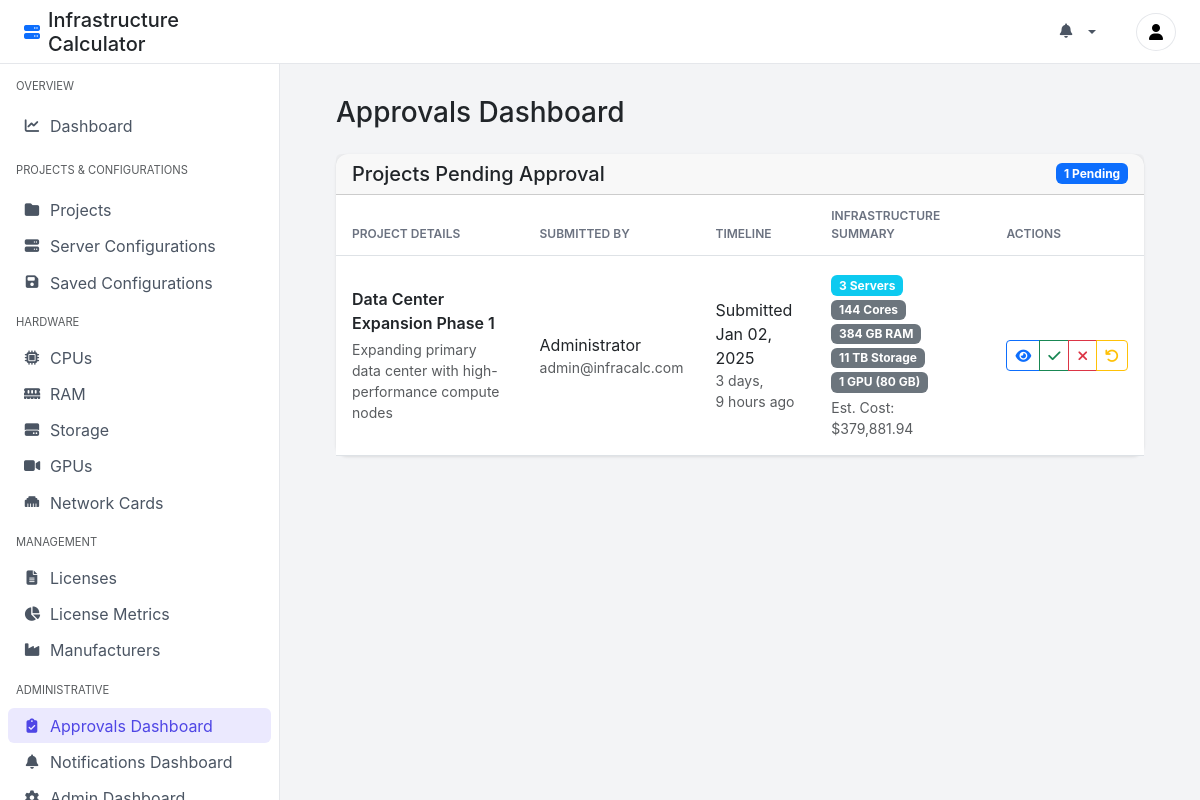
Screenshot of /approvals/ (signed in) with the database file from the repository.
### calculator/models.py (models this page shows, shortened)
class Project(models.Model):
    STATUS_CHOICES = [
        ('draft', 'Draft'),
        ('pending', 'Pending Review'),
        ('active', 'Active'),
        ('completed', 'Completed'),
        ('cancelled', 'Cancelled'),
    ]
    name = models.CharField(max_length=255)
    description = models.TextField(blank=True, null=True)
    start_date = models.DateField(null=True, blank=True)
    end_date = models.DateField(null=True, blank=True)
    created_at = models.DateTimeField(auto_now_add=True)
    updated_at = models.DateTimeField(auto_now=True)
    created_by = models.ForeignKey(settings.AUTH_USER_MODEL, on_delete=models.SET_NULL, null=True, blank=True)
    status = models.CharField(
        max_length=20,
        choices=STATUS_CHOICES,
        default='draft'
    )
    def calculate_hardware_costs(self):
        return sum(
            config.calculate_hardware_cost()
            for config in self.server_configurations.all()
        )
    def calculate_license_costs(self):
        return sum(
            config.calculate_license_costs()
            for config in self.server_configurations.all()
        )
    def calculate_total_cost(self):
        return self.calculate_hardware_costs() + self.calculate_license_costs()
    class Meta:
        ordering = ['-created_at']

class ServerConfiguration(models.Model):
    project = models.ForeignKey(
        Project,
        on_delete=models.CASCADE,
        related_name='server_configurations',
        null=True,
        blank=True
    )
    name = models.CharField(max_length=255)
    cpu = models.ForeignKey(CPU, on_delete=models.SET_NULL, blank=True, null=True)
    ram = models.ForeignKey(RAM, on_delete=models.SET_NULL, blank=True, null=True)
    storage = models.ForeignKey(Storage, on_delete=models.SET_NULL, blank=True, null=True)
    gpu = models.ForeignKey(GPU, on_delete=models.SET_NULL, blank=True, null=True)
    network_card = models.ForeignKey(NetworkCard, on_delete=models.SET_NULL, blank=True, null=True)
    os = models.CharField(max_length=255, blank=True, null=True)
    notes = models.TextField(blank=True, null=True)
    created_at = models.DateTimeField(auto_now_add=True)
    created_by = models.ForeignKey(
        settings.AUTH_USER_MODEL,
        on_delete=models.SET_NULL,
        null=True,
        blank=True
    )
    def calculate_hardware_cost(self):
        total_cost = Decimal('0.00')
        if self.cpu:
            total_cost += self.cpu.price
        if self.ram:
            total_cost += self.ram.price
        if self.storage:
            total_cost += self.storage.price
        if self.gpu:
            total_cost += self.gpu.price
        if self.network_card:
            total_cost += self.network_card.price
        components_cost = sum(
            component.calculate_cost()
            for component in self.serverconfigurationcomponent_set.all()
        )
        return total_cost + components_cost
    def calculate_license_costs(self):
        total = Decimal('0.00')
        if not self.os:
            return total
        current_date = timezone.now().date()
        if 'windows' in self.os.lower():
            license_products = LicenseProduct.objects.filter(
                name__icontains='Windows Server',
                edition__in=['datacenter', 'standard']
            )
        elif 'red hat' in self.os.lower() or 'rhel' in self.os.lower():
            license_products = LicenseProduct.objects.filter(
                name__icontains='Red Hat'
            )
        else:
            return total  # Return 0 for unknown OS types
        for product in license_products:
            pricing = LicensePricing.objects.filter(
                license_product=product,
                valid_from__lte=current_date
            ).filter(
                Q(valid_to__gte=current_date) | Q(valid_to__isnull=True)
            ).first()
            if not pricing:
                continue
            if product.is_core_based and self.cpu:
                cores = self.cpu.cores
                min_cores = max(
                    product.min_cores_per_processor,
                    product.min_cores_per_server
                )
                cores = max(cores, min_cores)
                core_packs = (cores + product.core_pack_size - 1) // product.core_pack_size
                total += pricing.price * Decimal(core_packs)
            elif product.is_socket_based and self.cpu:
                total += pricing.price
            if 'windows' in self.os.lower():
                sql_products = LicenseProduct.objects.filter(
                    name__icontains='SQL Server'
                )
                for sql_product in sql_products:
                    sql_pricing = LicensePricing.objects.filter(
                        license_product=sql_product,
                        valid_from__lte=current_date
                    ).filter(
                        Q(valid_to__gte=current_date) | Q(valid_to__isnull=True)
                    ).first()
                    if sql_pricing and self.cpu:
                        cores = self.cpu.cores
                        min_cores = max(
                            sql_product.min_cores_per_processor,
                            sql_product.min_cores_per_server
                        )
                        cores = max(cores, min_cores)
                        core_packs = (cores + sql_product.core_pack_size - 1) // sql_product.core_pack_size
                        total += sql_pricing.price * Decimal(core_packs)
        return total

class CPU(models.Model):
    name = models.CharField(max_length=255)
    model = models.CharField(max_length=255, blank=True, null=True)
    manufacturer = models.ForeignKey(Manufacturer, on_delete=models.CASCADE)
    ARCHITECTURE_CHOICES = [
        ('x86', 'x86'),
        ('x86_64', 'x86_64'),
        ('arm', 'ARM'),
        ('arm64', 'ARM64'),
    ]
    architecture = models.CharField(max_length=50, choices=ARCHITECTURE_CHOICES, default='x86_64')
    cores = models.IntegerField()
    threads = models.IntegerField()
    clock_speed = models.FloatField()
    power_consumption_watts = models.IntegerField(blank=True, null=True)
    price = models.DecimalField(max_digits=10, decimal_places=2, default=0)
    class Meta:
        verbose_name_plural = "CPU"

class RAM(models.Model):
    name = models.CharField(max_length=255)
    model = models.CharField(max_length=255, blank=True, null=True)
    manufacturer = models.ForeignKey(Manufacturer, on_delete=models.CASCADE)
    capacity_gb = models.IntegerField()
    speed = models.IntegerField()
    RAM_TYPE_CHOICES = [
        ('ddr4', 'DDR4'),
        ('ddr4_ecc', 'DDR4 ECC'),
        ('ddr5', 'DDR5'),
        ('ddr5_ecc', 'DDR5 ECC'),
    ]
    ram_type = models.CharField(max_length=50, choices=RAM_TYPE_CHOICES)
    latency_ns = models.IntegerField(blank=True, null=True)
    price = models.DecimalField(max_digits=10, decimal_places=2, default=0)
    class Meta:
        verbose_name_plural = "RAM"

class Storage(models.Model):
    name = models.CharField(max_length=255)
    capacity = models.IntegerField()
    CAPACITY_UNIT_CHOICES = [
        ('gb', 'GB'),
        ('tb', 'TB'),
        ('pb', 'PB'),
    ]
    capacity_unit = models.CharField(max_length=2, choices=CAPACITY_UNIT_CHOICES, default='tb')
    STORAGE_TYPE_CHOICES = [
        ('ssd', 'SSD'),
        ('hdd', 'HDD'),
        ('nvme', 'NVMe'),
    ]
    storage_type = models.CharField(max_length=50, choices=STORAGE_TYPE_CHOICES)
    INTERFACE_CHOICES = [
        ('sata', 'SATA'),
        ('sas', 'SAS'),
        ('pcie', 'PCIe'),
    ]
    interface = models.CharField(max_length=50, choices=INTERFACE_CHOICES)
    manufacturer = models.ForeignKey(Manufacturer, on_delete=models.CASCADE)
    price_per_gb = models.DecimalField(max_digits=10, decimal_places=2, blank=True, null=True)
    price_per_tb = models.DecimalField(max_digits=10, decimal_places=2, blank=True, null=True)
    price_per_pb = models.DecimalField(max_digits=10, decimal_places=2, blank=True, null=True)
    model = models.CharField(max_length=255, blank=True, null=True)
    form_factor = models.CharField(max_length=50, blank=True, null=True)
    price = models.DecimalField(max_digits=10, decimal_places=2, default=0)

class NetworkCard(models.Model):
    name = models.CharField(max_length=255)
    speed_gbps = models.FloatField()
    INTERFACE_CHOICES = [
        ('ethernet', 'Ethernet'),
        ('fiber', 'Fiber Channel'),
    ]
    interface = models.CharField(max_length=50, choices=INTERFACE_CHOICES)
    manufacturer = models.ForeignKey(Manufacturer, on_delete=models.CASCADE)
    model = models.CharField(max_length=255, blank=True, null=True)
    port_type = models.CharField(max_length=50, blank=True, null=True)
    price = models.DecimalField(max_digits=10, decimal_places=2, default=0)

### calculator/views.py (the view)
# urls.py: path('approvals/', views.ApprovalsListView.as_view(), name='approvals'),
class ApprovalsListView(LoginRequiredMixin, UserPassesTestMixin, ListView):
    model = Project
    template_name = 'calculator/approvals.html'
    context_object_name = 'projects'
    def test_func(self):
        return self.request.user.is_staff
    def get_queryset(self):
        return Project.objects.filter(status='pending').order_by('-created_at')
    def get_context_data(self, **kwargs):
        context = super().get_context_data(**kwargs)
        context['active_tab'] = 'approvals'
        return context

### calculator/templates/calculator/approvals.html (shortened to what this page needs)
{% extends 'calculator/base.html' %}
{% load calculator_extras %}
{% load humanize %}
{% block content %}
<div class="container-fluid">
    <div class="d-flex justify-content-between align-items-center mb-4">
        <h1 class="h3 mb-0">Approvals Dashboard</h1>
    </div>
    <div class="card">
        <div class="card-header d-flex justify-content-between align-items-center">
            <h5 class="card-title mb-0">Projects Pending Approval</h5>
            <span class="badge bg-primary">{{ projects|length }} Pending</span>
        </div>
        <div class="card-body p-0">
            {% if projects %}
            <div class="table-responsive">
                <table class="table table-hover align-middle">
                    <thead>
                        <tr>
                            <th style="width: 30%">Project Details</th>
                            <th style="width: 15%">Submitted By</th>
                            <th style="width: 15%">Timeline</th>
                            <th style="width: 25%">Infrastructure Summary</th>
                            <th style="width: 15%">Actions</th>
                        </tr>
                    </thead>
                    <tbody>
                        {% for project in projects %}
                        <tr>
                            <td>
                                <div class="d-flex flex-column">
                                    <span class="fw-semibold mb-1">{{ project.name }}</span>
                                    <small class="text-muted">{{ project.description|truncatechars:100 }}</small>
                                </div>
                            </td>
                            <td>
                                <div class="d-flex flex-column">
                                    <span>{{ project.created_by.get_full_name|default:project.created_by.username }}</span>
                                    <small class="text-muted">{{ project.created_by.email }}</small>
                                </div>
                            </td>
                            <td>
                                <div class="d-flex flex-column">
                                    <span>Submitted {{ project.created_at|date:"M d, Y" }}</span>
                                    <small class="text-muted">{{ project.created_at|timesince }} ago</small>
                                </div>
                            </td>
                            <td>
                                <div class="d-flex flex-column">
                                    <div class="mb-1">
                                        {% with configs=project.server_configurations.all %}
                                            {% if configs %}
                                                <span class="badge bg-info">{{ configs.count }} Server{{ configs.count|pluralize }}</span>
                                                <span class="badge bg-secondary">{{ configs|sum_cores }} Core{{ configs|sum_cores|pluralize }}</span>
                                                <span class="badge bg-secondary">{{ configs|sum_ram }} GB RAM</span>
                                                <span class="badge bg-secondary">{{ configs|sum_storage }} Storage</span>
                                                {% with gpu_info=configs|sum_gpu_memory %}
                                                    {% if gpu_info %}
                                                        <span class="badge bg-secondary">{{ gpu_info }}</span>
                                                    {% endif %}
                                                {% endwith %}
                                            {% else %}
                                                <span class="badge bg-info">No Servers</span>
                                            {% endif %}
                                        {% endwith %}
                                    </div>
                                    <small class="text-muted">
                                        Est. Cost: ${{ project.calculate_total_cost|floatformat:2|intcomma }}
                                    </small>
                                </div>
                            </td>
                            <td>
                                <div class="btn-group">
                                    <a href="{% url 'project_detail' pk=project.pk %}"
                                       class="btn btn-sm btn-outline-primary">
                                        <i class="fas fa-eye"></i>
                                    </a>
                                    <button type="button"
                                            class="btn btn-sm btn-outline-success"
                                            data-bs-toggle="modal"
                                            data-bs-target="#approveModal{{ project.pk }}"
                                            title="Approve">
                                        <i class="fas fa-check"></i>
                                    </button>
                                    <button type="button"
                                            class="btn btn-sm btn-outline-danger"
                                            data-bs-toggle="modal"
                                            data-bs-target="#rejectModal{{ project.pk }}"
                                            title="Reject">
                                        <i class="fas fa-times"></i>
                                    </button>
                                    <button type="button"
                                            class="btn btn-sm btn-outline-warning"
                                            data-bs-toggle="modal"
                                            data-bs-target="#draftModal{{ project.pk }}"
                                            title="Return to Draft">
                                        <i class="fas fa-undo"></i>
                                    </button>
                                </div>
                            </td>
                        </tr>
                        {% endfor %}
                    </tbody>
                </table>
            </div>
            {% else %}
            <div class="text-center p-5">
                <i class="fas fa-clipboard-check fa-3x text-muted mb-3"></i>
                <h5 class="text-muted">No Projects Pending Approval</h5>
                <p class="text-muted mb-0">All projects have been reviewed</p>
            </div>
            {% endif %}
        </div>
    </div>
</div>
{% endblock %}

### rows the page displays
Project: name "Data Center Expansion Phase 1", description "Expanding primary data center with high-performance compute nodes", created_by.get_full_name "Administrator", created_by.email "admin@infracalc.com", created_at "Jan 02, 2025", created_at "3 days, 9 hours", server_configurations.all.count "3", server_configurations.all|sum_cores "144", server_configurations.all|sum_ram "384", server_configurations.all|sum_storage "11 TB", gpu_info "1 GPU (80 GB)", calculate_total_cost "379,881.94"

### other values shown
{{ projects|length }} "1"
